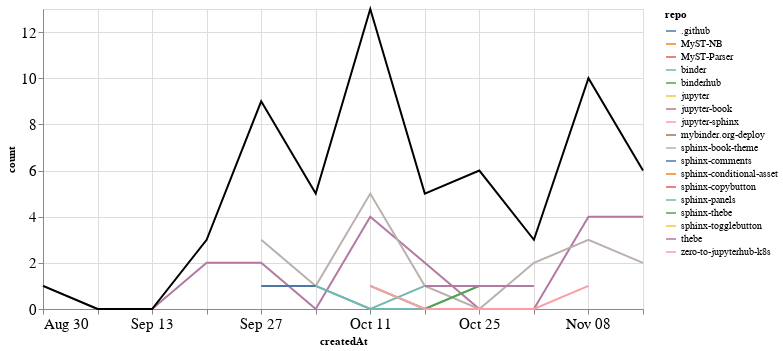

Write notebook code for a chart like this one.
### Markdown cell above
## PRs

### Code cell
prs_time = prs.groupby('repo').resample('W', on='createdAt').count()['author'].reset_index()
prs_time = prs_time.rename(columns={'author': 'count'})
prs_time_total = prs_time.groupby('createdAt').agg({"count": "sum"}).reset_index()

ch1 = alt.Chart(prs_time, width=600).mark_line().encode(
    x='createdAt',
    y='count',
    color='repo',
    tooltip="repo"
)

ch2 = alt.Chart(prs_time_total, width=600).mark_line(color="black").encode(
    x='createdAt',
    y='count',
)

ch1 + ch2

### Figure 1 — Vega-Lite specification as saved in the notebook (floating-point values rounded to 4 significant figures)
{"config": {"axisLeft": {"labelFontSize": 15}, "axisBottom": {"labelFontSize": 15}}, "layer": [{"data": {"name": "data-9d3ff5a3dbb2d8df4ad14d30533013ae"}, "mark": "line", "encoding": {"color": {"type": "nominal", "field": "repo"}, "tooltip": {"type": "nominal", "field": "repo"}, "x": {"type": "temporal", "field": "createdAt"}, "y": {"type": "quantitative", "field": "count"}}, "width": 600}, {"data": {"name": "data-8c6010c8193cb4feb2543c6626b5026c"}, "mark": {"type": "line", "color": "black"}, "encoding": {"x": {"type": "temporal", "field": "createdAt"}, "y": {"type": "quantitative", "field": "count"}}, "width": 600}], "$schema": "https://vega.github.io/schema/vega-lite/v4.8.1.json", "datasets": {"data-9d3ff5a3dbb2d8df4ad14d30533013ae": [{"repo": ".github", "createdAt": "2020-11-08T00:00:00", "count": 1}, {"repo": "MyST-NB", "createdAt": "2020-10-11T00:00:00", "count": 1}, {"repo": "MyST-Parser", "createdAt": "2020-09-27T00:00:00", "count": 2}, {"repo": "binder", "createdAt": "2020-10-04T00:00:00", "count": 1}, {"repo": "binder", "createdAt": "2020-10-11T00:00:00", "count": 0}, {"repo": "binder", "createdAt": "2020-10-18T00:00:00", "count": 1}, {"repo": "binderhub", "createdAt": "2020-10-04T00:00:00", "count": 1}, {"repo": "jupyter", "createdAt": "2020-09-20T00:00:00", "count": 1}, {"repo": "jupyter-book", "createdAt": "2020-08-30T00:00:00", "count": 1}, {"repo": "jupyter-book", "createdAt": "2020-09-06T00:00:00", "count": 0}, {"repo": "jupyter-book", "createdAt": "2020-09-13T00:00:00", "count": 0}, {"repo": "jupyter-book", "createdAt": "2020-09-20T00:00:00", "count": 2}, {"repo": "jupyter-book", "createdAt": "2020-09-27T00:00:00", "count": 2}, {"repo": "jupyter-book", "createdAt": "2020-10-04T00:00:00", "count": 0}, {"repo": "jupyter-book", "createdAt": "2020-10-11T00:00:00", "count": 4}, {"repo": "jupyter-book", "createdAt": "2020-10-18T00:00:00", "count": 2}, {"repo": "jupyter-book", "createdAt": "2020-10-25T00:00:00", "count": 0}, {"repo": "jupyter-book", "createdAt": "2020-11-01T00:00:00", "count": 0}, {"repo": "jupyter-book", "createdAt": "2020-11-08T00:00:00", "count": 4}, {"repo": "jupyter-book", "createdAt": "2020-11-15T00:00:00", "count": 4}, {"repo": "jupyter-sphinx", "createdAt": "2020-09-27T00:00:00", "count": 1}, {"repo": "mybinder.org-deploy", "createdAt": "2020-10-11T00:00:00", "count": 1}, {"repo": "sphinx-book-theme", "createdAt": "2020-09-27T00:00:00", "count": 3}, {"repo": "sphinx-book-theme", "createdAt": "2020-10-04T00:00:00", "count": 1}, {"repo": "sphinx-book-theme", "createdAt": "2020-10-11T00:00:00", "count": 5}, {"repo": "sphinx-book-theme", "createdAt": "2020-10-18T00:00:00", "count": 1}, {"repo": "sphinx-book-theme", "createdAt": "2020-10-25T00:00:00", "count": 0}, {"repo": "sphinx-book-theme", "createdAt": "2020-11-01T00:00:00", "count": 2}, {"repo": "sphinx-book-theme", "createdAt": "2020-11-08T00:00:00", "count": 3}, {"repo": "sphinx-book-theme", "createdAt": "2020-11-15T00:00:00", "count": 2}, {"repo": "sphinx-comments", "createdAt": "2020-09-27T00:00:00", "count": 1}, {"repo": "sphinx-comments", "createdAt": "2020-10-04T00:00:00", "count": 1}, {"repo": "sphinx-conditional-asset", "createdAt": "2020-10-25T00:00:00", "count": 2}, {"repo": "sphinx-copybutton", "createdAt": "2020-11-08T00:00:00", "count": 1}, {"repo": "sphinx-panels", "createdAt": "2020-10-04T00:00:00", "count": 1}, {"repo": "sphinx-panels", "createdAt": "2020-10-11T00:00:00", "count": 0}, {"repo": "sphinx-panels", "createdAt": "2020-10-18T00:00:00", "count": 0}, {"repo": "sphinx-panels", "createdAt": "2020-10-25T00:00:00", "count": 1}, {"repo": "sphinx-thebe", "createdAt": "2020-10-11T00:00:00", "count": 1}, {"repo": "sphinx-thebe", "createdAt": "2020-10-18T00:00:00", "count": 0}, {"repo": "sphinx-thebe", "createdAt": "2020-10-25T00:00:00", "count": 1}, {"repo": "sphinx-togglebutton", "createdAt": "2020-10-25T00:00:00", "count": 1}, {"repo": "thebe", "createdAt": "2020-10-18T00:00:00", "count": 1}, {"repo": "thebe", "createdAt": "2020-10-25T00:00:00", "count": 1}, {"repo": "thebe", "createdAt": "2020-11-01T00:00:00", "count": 1}, {"repo": "zero-to-jupyterhub-k8s", "createdAt": "2020-10-11T00:00:00", "count": 1}, {"repo": "zero-to-jupyterhub-k8s", "createdAt": "2020-10-18T00:00:00", "count": 0}, {"repo": "zero-to-jupyterhub-k8s", "createdAt": "2020-10-25T00:00:00", "count": 0}, {"repo": "zero-to-jupyterhub-k8s", "createdAt": "2020-11-01T00:00:00", "count": 0}, {"repo": "zero-to-jupyterhub-k8s", "createdAt": "2020-11-08T00:00:00", "count": 1}], "data-8c6010c8193cb4feb2543c6626b5026c": [{"createdAt": "2020-08-30T00:00:00", "count": 1}, {"createdAt": "2020-09-06T00:00:00", "count": 0}, {"createdAt": "2020-09-13T00:00:00", "count": 0}, {"createdAt": "2020-09-20T00:00:00", "count": 3}, {"createdAt": "2020-09-27T00:00:00", "count": 9}, {"createdAt": "2020-10-04T00:00:00", "count": 5}, {"createdAt": "2020-10-11T00:00:00", "count": 13}, {"createdAt": "2020-10-18T00:00:00", "count": 5}, {"createdAt": "2020-10-25T00:00:00", "count": 6}, {"createdAt": "2020-11-01T00:00:00", "count": 3}, {"createdAt": "2020-11-08T00:00:00", "count": 10}, {"createdAt": "2020-11-15T00:00:00", "count": 6}]}}
